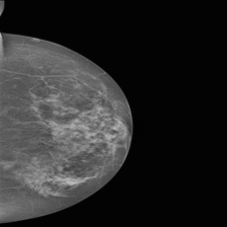
#> input picture Images/mixed dataset/benign3.png, 227 x 227 px, found by its file name
$ python Preprocessing.py
#> lines starting #> are read from the running program, lines starting #| are printed output that depends on the picture; after the words box and inside, x2 and y2 are one past the last pixel; in counts of white or black regions, pixels touching at a corner belong together
#> further down, image is the input picture: shape (227, 227); min 2, max 188, mean 41.4
import cv2
import numpy as np
import os
import matplotlib.pyplot as plt
from skimage import img_as_float, exposure
from skimage.transform import resize
from skimage.util import random_noise

# 1. Format Conversion: DICOM → PNG (optional, if DICOM input)
# from pydicom import dcmread
# import SimpleITK as sitk

def resize_image(img, size=(227, 227)):
    return cv2.resize(img, size)

def normalize_image(img, method='minmax'):
#> called with method = 'minmax'
    if method == 'zscore':
        return (img - np.mean(img)) / (np.std(img) + 1e-8)
    elif method == 'minmax':
        return img_as_float(img)
    else:
        raise ValueError("Unknown normalization method.")

def reduce_noise(img):
    gaussian = cv2.GaussianBlur(img, (3, 3), 0)
    median = cv2.medianBlur(img, 3)
    bilateral = cv2.bilateralFilter(img, 9, 75, 75)
    return gaussian, median, bilateral

def enhance_contrast(img):
    clahe = cv2.createCLAHE(clipLimit=2.0, tileGridSize=(8,8)).apply(img)
    hist_eq = cv2.equalizeHist(img)
    gamma = 1.5
    gamma_corr = np.array(255 * (img / 255) ** gamma, dtype='uint8')
    return clahe, hist_eq, gamma_corr

def extract_breast_roi(img):
    _, thresh = cv2.threshold(img, 15, 255, cv2.THRESH_BINARY)
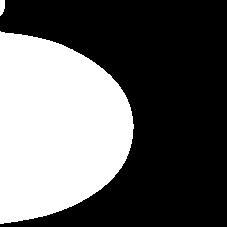
#> thresh: shape (227, 227); 38.4% white; 2 white regions
    contours, _ = cv2.findContours(thresh, cv2.RETR_EXTERNAL, cv2.CHAIN_APPROX_SIMPLE)
#> contours = 2 contours; box (x1, y1, x2, y2) and area: (0, 31, 134, 224) 19456, (0, 0, 5, 16) 48
    if contours:
        x, y, w, h = cv2.boundingRect(max(contours, key=cv2.contourArea))
#> x = 0; y = 31; w = 134; h = 193
        cropped = img[y:y+h, x:x+w]
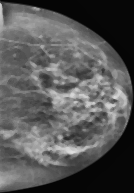
#> cropped: shape (193, 134); min 3, max 222, mean 86.9
        return resize_image(cropped)
    return img

def remove_pectoral_muscle(img):
    # Placeholder: simple masking (UNet recommended for accuracy)
    mask = np.ones_like(img) * 255
    pts = np.array([[0,0], [60,0], [0,60]], np.int32)
    cv2.fillPoly(mask, [pts], 0)
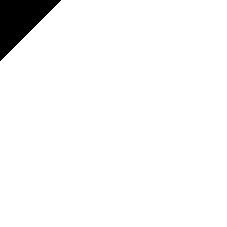
#> mask: shape (227, 227); 96.3% white; 1 black region, box (x1, y1, x2, y2) and area: (0, 0, 61, 61) 1891
    return cv2.bitwise_and(img, mask)

def augment_image(img):
    flip = cv2.flip(img, 1)
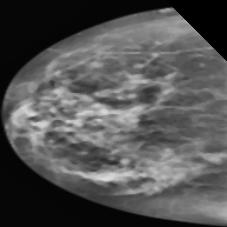
#> flip: shape (227, 227); min 0, max 221, mean 82.9
    rotate = cv2.rotate(img, cv2.ROTATE_90_CLOCKWISE)
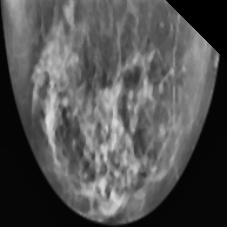
#> rotate: shape (227, 227); min 0, max 221, mean 82.9
    brightness = cv2.convertScaleAbs(img, alpha=1.2, beta=20)
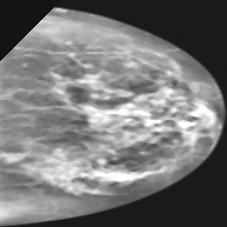
#> brightness: shape (227, 227); min 20, max 255, mean 119.4
    crop = img[10:210, 10:210] if img.shape[0] > 210 else img
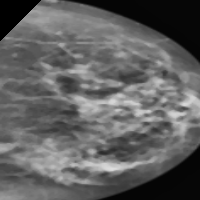
#> crop: shape (200, 200); min 0, max 221, mean 96.6
    return flip, rotate, brightness, crop

def extract_patches(img, patch_size=(64, 64)):
#> called with patch_size = (64, 64)
    h, w = img.shape
#> h = 227; w = 227
    patches = []
    for y in range(0, h - patch_size[1], patch_size[1]):
        for x in range(0, w - patch_size[0], patch_size[0]):
            patches.append(img[y:y+patch_size[1], x:x+patch_size[0]])
#> after the loop, patches = 9 items
    return patches

def one_hot_label(label, classes=('benign', 'malignant', 'normal')):
    one_hot = [0] * len(classes)
    if label in classes:
        one_hot[classes.index(label)] = 1
    return one_hot

# --- Load image ---
image_path = r"C:\Users\payya\OneDrive\Documents\Major Project\Image_Processing_and_ML_Training\Images\mixed dataset\benign3.png"
image = cv2.imread(image_path, cv2.IMREAD_GRAYSCALE)

# --- Apply preprocessing steps ---
resized = resize_image(image)
normalized = normalize_image(resized)
gauss, median, bilateral = reduce_noise((normalized * 255).astype(np.uint8))
clahe, hist_eq, gamma_corr = enhance_contrast(median)
roi = extract_breast_roi(clahe)
pectoral_removed = remove_pectoral_muscle(roi)
augmented = augment_image(pectoral_removed)
patches = extract_patches(pectoral_removed)
#> patches = 9 items
label = one_hot_label('benign')

# --- Display a few results ---
plt.figure(figsize=(12, 6))
plt.subplot(2,3,1); plt.imshow(image, cmap='gray'); plt.title("Original")
plt.subplot(2,3,2); plt.imshow(median, cmap='gray'); plt.title("Denoised")
plt.subplot(2,3,3); plt.imshow(clahe, cmap='gray'); plt.title("CLAHE")
plt.subplot(2,3,4); plt.imshow(roi, cmap='gray'); plt.title("ROI Extracted")
plt.subplot(2,3,5); plt.imshow(pectoral_removed, cmap='gray'); plt.title("Pectoral Removed")
plt.subplot(2,3,6); plt.imshow(augmented[0], cmap='gray'); plt.title("Augmented (Flipped)")
plt.tight_layout(); plt.show()

$ run again, with Images/mixed dataset/benign124.png copied over Images/mixed dataset/benign3.png
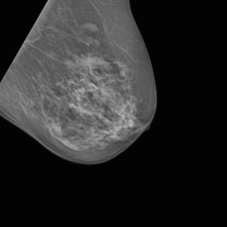
#> input picture Images/mixed dataset/benign124.png, 227 x 227 px, found by its file name
#> image is the input picture: shape (227, 227); min 2, max 183, mean 41.7
#> thresh: shape (227, 227); 38.8% white; 1 white region
#> contours = 1 contour; box (x1, y1, x2, y2) and area: (0, 0, 158, 165) 19740
#> in extract_breast_roi, `x, y, w, h = cv2.boundingRect(max(contours, key=cv2.contourArea))`: x = 0; w = 158; h = 165
#> mask: shape (227, 227); 96.3% white; 1 black region, box (x1, y1, x2, y2) and area: (0, 0, 61, 61) 1891
#> in augment_image, `crop = img[10:210, 10:210] if img.shape[0] > 210 else img`:
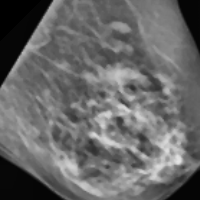
#> crop: shape (200, 200); min 0, max 228, mean 104
#> after the loop in extract_patches, `for y in range(0, h - patch_size[1], patch_size[1]):`: patches = 9 items
